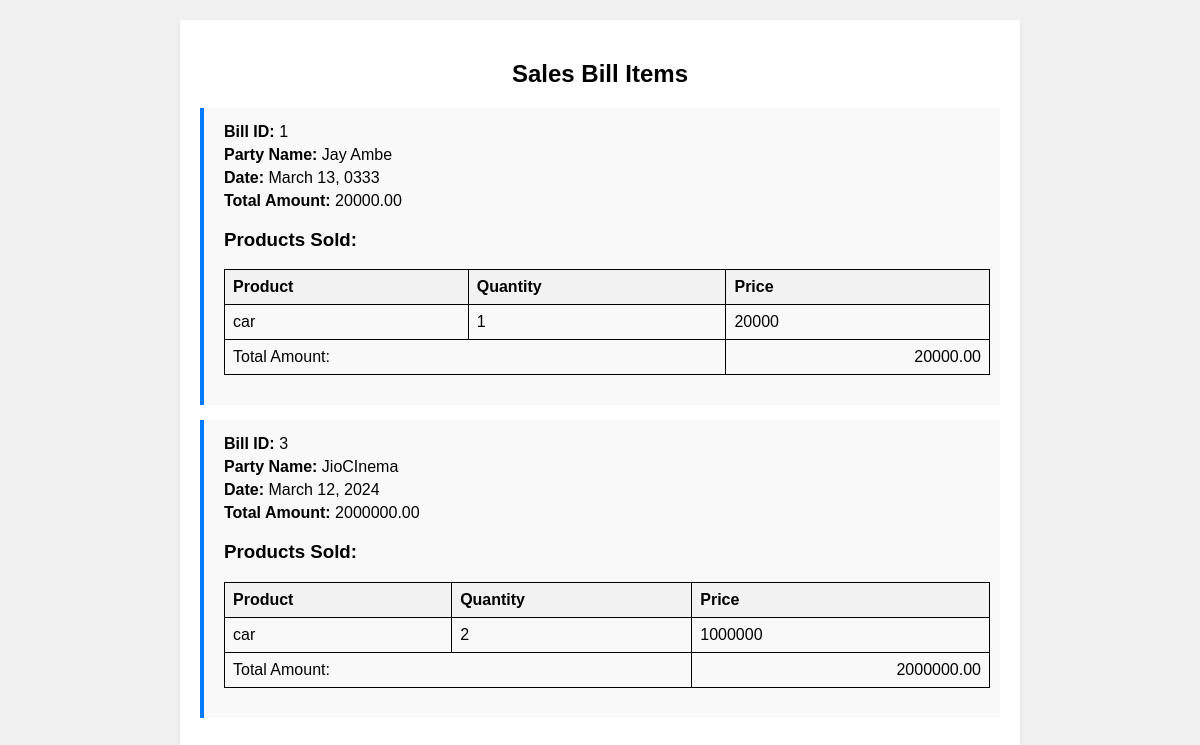
Page /accountant/displaysalesbill1/ on the committed database.
### Inventory/models.py (models this page shows, shortened)
class Sales_Party(models.Model):
    name = models.CharField(max_length=50)
    phone_number = models.CharField(
        max_length=10,
        validators=[MinLengthValidator(10)],
        unique=True
    )
    gst_regex = RegexValidator(
        regex=r'^[0-9]{2}[A-Z]{5}[0-9]{4}[A-Z]{1}[1-9A-Z]{1}[Z]{1}[0-9A-Z]{1}$',
        message="Enter a valid GST number (e.g., 12ABCDE1234F1Z1)."
    )
    gst_number = models.CharField(
        max_length=15,
        validators=[gst_regex],
        unique=True
    )
    location = models.CharField(max_length=255)
    company_owner = models.CharField(max_length=50)

### Accountant/models.py (models this page shows, shortened)
class SalesBill(models.Model):
    party=models.ForeignKey (Sales_Party,on_delete=models.CASCADE)
    date_of_genrate=models.DateField(default=timezone.now)
    Totall_amt=models.DecimalField(max_digits=10, decimal_places=2, default=0)

class sales_item(models.Model):
    sales=models.ForeignKey(SalesBill,on_delete=models.CASCADE)
    FG_name=models.CharField(max_length=50)
    FG_qty=models.IntegerField()
    FG_price=models.IntegerField()

### Accountant/views.py (the view)
# urls.py: path('displaysalesbill1/', views.displaysalesbill1, name='displaysalesbill1'),
def displaysalesbill1(request):
    purchase_items = sales_item.objects.all()
    unique_bills = {}
    for item in purchase_items:
        if item.sales.id not in unique_bills:
            unique_bills[item.sales.id] = {
                'bill_id': item.id,
                'party_name': item.sales.party.name,
                'date_of_genrate': item.sales.date_of_genrate,
                'total_amount': item.sales.Totall_amt,
                'items': []
            }
        unique_bills[item.sales.id]['items'].append({
            'FG_name': item.FG_name,
            'FG_qty': item.FG_qty,
            'FG_price': item.FG_price
        })
    purchase_bill_list = list(unique_bills.values())
    return render(request, "displaysalesbill.html", {
        'purchase_bill_list': purchase_bill_list,
    })

### Accountant/templates/displaysalesbill.html (shortened to what this page needs)
<!DOCTYPE html>
<html lang="en">
<head>
</head>
<body>
    <div class="container">
        <h2>Sales Bill Items</h2>
        {% for bill in purchase_bill_list %}
            <div class="sales-item" onclick="openModal('{{ bill.bill_id }}')">
                <div class="sales-info">
                    <p><strong>Bill ID:</strong> {{ bill.bill_id }}</p>
                    <p><strong>Party Name:</strong> {{ bill.party_name }}</p>
                    <p><strong>Date:</strong> {{ bill.date_of_genrate }}</p>
                    <p><strong>Total Amount:</strong> {{ bill.total_amount }}</p>
                    <h3>Products Sold:</h3>
                    <table>
                        <thead>
                            <th>Product</th>
                            <th>Quantity</th>
                            <th>Price</th>
                        </thead>
                        <tbody>
                            {% for item in bill.items %}
                            <tr>
                                <td>{{ item.FG_name }}</td>
                                <td>{{ item.FG_qty }}</td>
                                <td>{{ item.FG_price }}</td>
                            </tr>
                            {% endfor %}
                            <tr>
                                <td colspan="2">Total Amount:</td>
                                <td class="subtotal">{{ bill.total_amount }}</td>
                            </tr>
                        </tbody>
                    </table>
                </div>
            </div>
        {% endfor %}
    </div>
</body>
</html>

### Accountant/templates/displaysalesbill.html (style rules this page uses)
body { font-family: Arial, sans-serif; background-color: #f0f0f0; margin: 20px; }
.container { max-width: 800px; margin: 0 auto; padding: 20px; background-color: #fff; box-shadow: 0 2px 4px rgba(0,0,0,0.1); }
h2 { text-align: center; margin-bottom: 20px; }
.sales-item { margin-bottom: 15px; padding: 10px; background-color: #f9f9f9; border-left: 4px solid #007bff; cursor: pointer; }
.sales-info { margin-left: 10px; }
.sales-info p { margin: 5px 0; }
table { width: 100%; border-collapse: collapse; margin-bottom: 20px; }
table, th, td { border: 1px solid black; }
th, td { padding: 8px; text-align: left; }
th { background-color: #f2f2f2; }
.subtotal { text-align: right; }

### rows in the picture
Sales_Party: party_name "Jay Ambe"
SalesBill: date_of_genrate "March 13, 0333", total_amount "20000.00", total_amount "20000.00"
sales_item: FG_name "car"
Sales_Party: party_name "JioCInema"
SalesBill: date_of_genrate "March 12, 2024", total_amount "2000000.00", total_amount "2000000.00"
sales_item: FG_name "car"

### other values in the picture
{{ bill.bill_id }} "1" "3"
{{ item.FG_qty }} "1" "2"
{{ item.FG_price }} "20000" "1000000"
